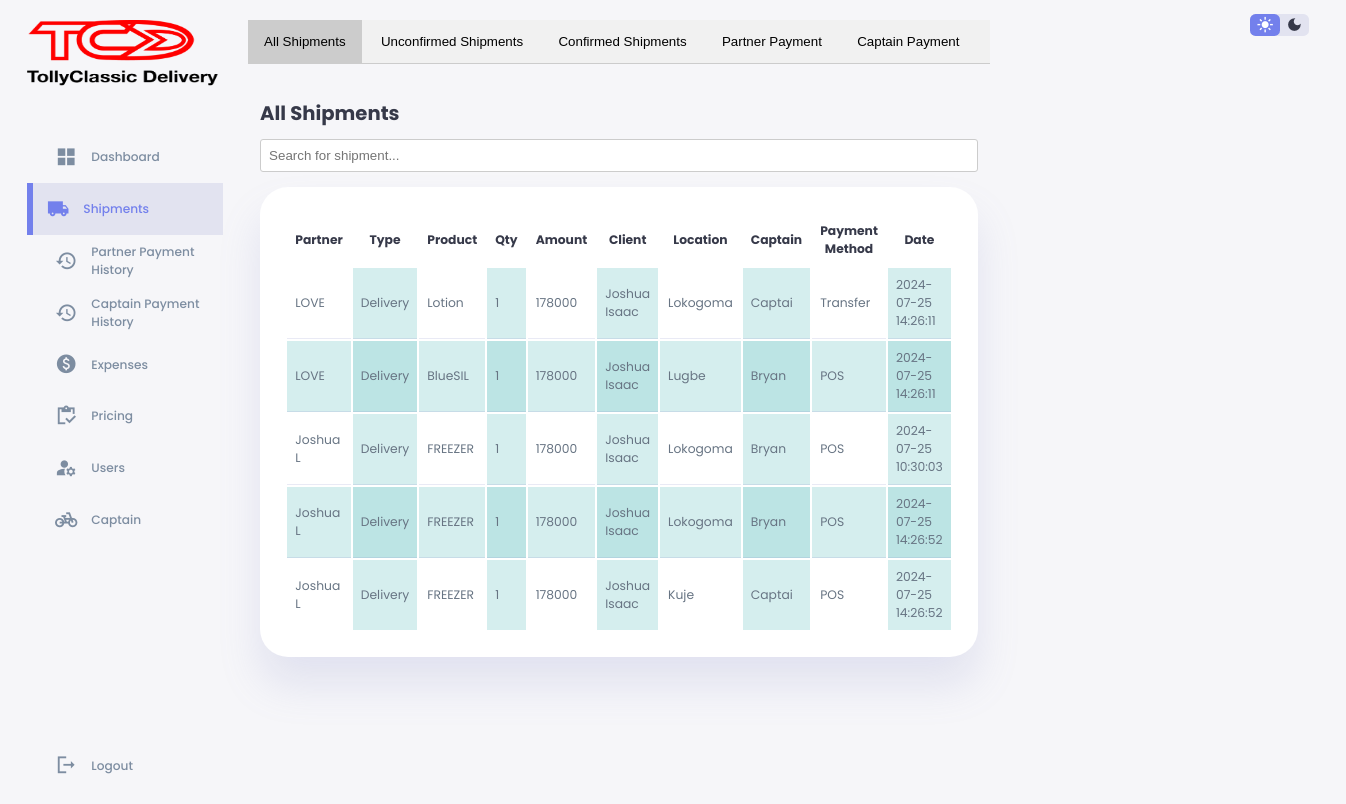
The page /abojuto/records.php on the database as committed earlier.
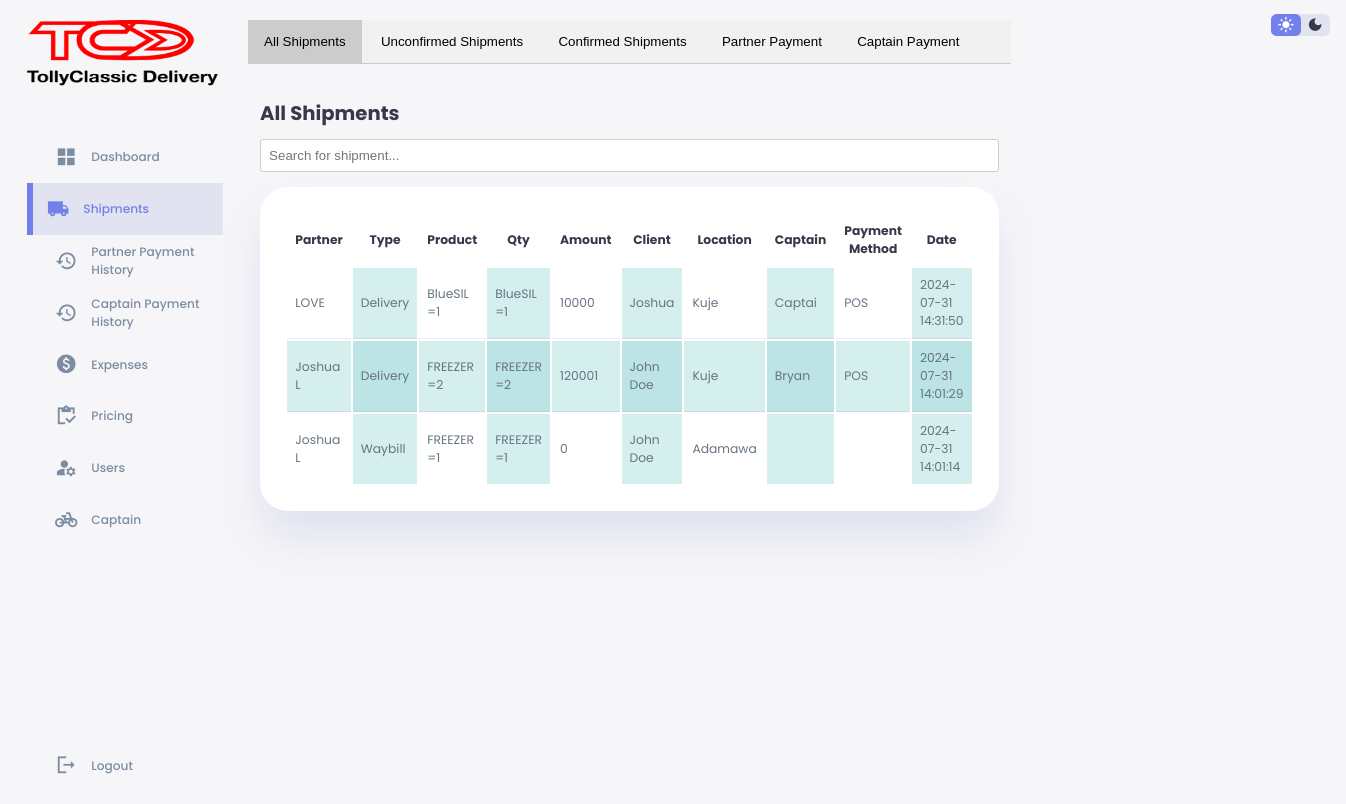
The same page on the database as committed later.
### tables this page shows
CREATE TABLE `gbigbe` (
  `id` int(11) NOT NULL,
  `partner` varchar(100) NOT NULL,
  `shipmentType` varchar(100) NOT NULL,
  `product` varchar(255) NOT NULL,
  `availableUnit` varchar(100) NOT NULL,
  `quantity` varchar(100) NOT NULL,
  `unitPrice` varchar(100) NOT NULL,
  `amount` int(100) NOT NULL,
  `customersName` varchar(100) NOT NULL,
  `SOD` varchar(100) NOT NULL,
  `destination` varchar(100) NOT NULL,
  `customerContact` varchar(100) NOT NULL,
  `captain` varchar(100) NOT NULL,
  `status` varchar(100) NOT NULL,
  `paymentMethod` varchar(100) NOT NULL,
  `date` timestamp NOT NULL DEFAULT current_timestamp() ON UPDATE current_timestamp(),
  `accCaptain` varchar(100) NOT NULL,
  `accPartner` varchar(100) NOT NULL,
  `partnerReward` varchar(100) NOT NULL,
  `deliveryFee` varchar(100) NOT NULL,
  `riderReward` varchar(100) NOT NULL,
  `profitReward` varchar(100) NOT NULL,
  `partnerPayStatus` varchar(100) NOT NULL,
  `captainPayStatus` varchar(100) NOT NULL,
  `returnReason` varchar(255) NOT NULL,
  `payID` varchar(100) NOT NULL,
  `payID1` varchar(255) NOT NULL
);

### abojuto/records.php (the view, shortened to what the changed rows need)
<!DOCTYPE html>
<html lang="en">
<head>
    <link rel="stylesheet" href="css/styl.css">
</head>
<body>
    <div class="container">
        <main>
            <div id="AllShipments" class="tab-content">
                <div class="recent-sales">
                    <h2>All Shipments</h2>
                    <table id="shipmentTable" style="width: 100%;">
                        <thead>
                            <tr>
                                <th>Partner</th>
                                <th>Type</th>
                                <th>Product</th>
                                <th>Qty</th>
                                <th>Amount</th>
                                <th>Client</th>
                                <th>Location</th>
                                <th>Captain</th>
                                <th>Payment Method</th>
                                <th>Date</th>
                            </tr>
                        </thead>
                        <tbody id="table-body">
                            <?php
                            require '../config.php';
                            $query = mysqli_query($conn, "SELECT id, partner, shipmentType, product, availableUnit, quantity, unitPrice, amount, customersName, destination, customerContact, captain, paymentMethod, date  FROM gbigbe WHERE status = 'Completed' ORDER BY partner DESC ");
                            while ($row = mysqli_fetch_array($query)) {
                                $partner = $row['partner'];
                                $shipmentType = $row['shipmentType'];
                                $product = $row['product'];
                                $quantity = $row['quantity'];
                                $amount = $row['amount'];
                                $customersName = $row['customersName'];
                                $destination = $row['destination'];
                                $captain = $row['captain'];
                                $paymentMethod = $row['paymentMethod'];
                                $date = $row['date'];
                                ?>
                            <tr>
                                <td><?php echo $partner; ?></td>
                                <td><?php echo $shipmentType; ?></td>
                                <td><?php echo $product; ?></td>
                                <td><?php echo $quantity; ?></td>
                                <td><?php echo $amount; ?></td>
                                <td><?php echo $customersName; ?></td>
                                <td><?php echo $destination; ?></td>
                                <td><?php echo $captain; ?></td>
                                <td><?php echo $paymentMethod; ?></td>
                                <td><?php echo $date; ?></td>
                            </tr>
                            <?php } ?>
                        </tbody>
                    </table>
                </div>
            </div>
        </main>
    </div>
</body>
</html>

Rows that differ between the two databases and show on the page:
removed gbigbe: partner "LOVE", shipmentType "Delivery", product "Lotion", quantity "1", amount "178000", customersName "Joshua Isaac", destination "Lokogoma", captain "Captai", paymentMethod "Transfer", date "2024-07-25 14:26:11"
removed gbigbe: partner "LOVE", shipmentType "Delivery", product "BlueSIL", quantity "1", amount "178000", customersName "Joshua Isaac", destination "Lugbe", captain "Bryan", paymentMethod "POS", date "2024-07-25 14:26:11"
removed gbigbe: partner "Joshua L", shipmentType "Delivery", product "FREEZER", quantity "1", amount "178000", customersName "Joshua Isaac", destination "Lokogoma", captain "Bryan", paymentMethod "POS", date "2024-07-25 10:30:03"
removed gbigbe: partner "Joshua L", shipmentType "Delivery", product "FREEZER", quantity "1", amount "178000", customersName "Joshua Isaac", destination "Lokogoma", captain "Bryan", paymentMethod "POS", date "2024-07-25 14:26:52"
removed gbigbe: partner "Joshua L", shipmentType "Delivery", product "FREEZER", quantity "1", amount "178000", customersName "Joshua Isaac", destination "Kuje", captain "Captai", paymentMethod "POS", date "2024-07-25 14:26:52"
added gbigbe: partner "LOVE", shipmentType "Delivery", product "BlueSIL =1", quantity "BlueSIL =1", amount "10000", customersName "Joshua", destination "Kuje", captain "Captai", paymentMethod "POS", date "2024-07-31 14:31:50"
added gbigbe: partner "Joshua L", shipmentType "Delivery", product "FREEZER =2", quantity "FREEZER =2", amount "120001", customersName "John Doe", destination "Kuje", captain "Bryan", paymentMethod "POS", date "2024-07-31 14:01:29"
added gbigbe: partner "Joshua L", shipmentType "Waybill", product "FREEZER =1", quantity "FREEZER =1", amount "0", customersName "John Doe", destination "Adamawa", date "2024-07-31 14:01:14"
